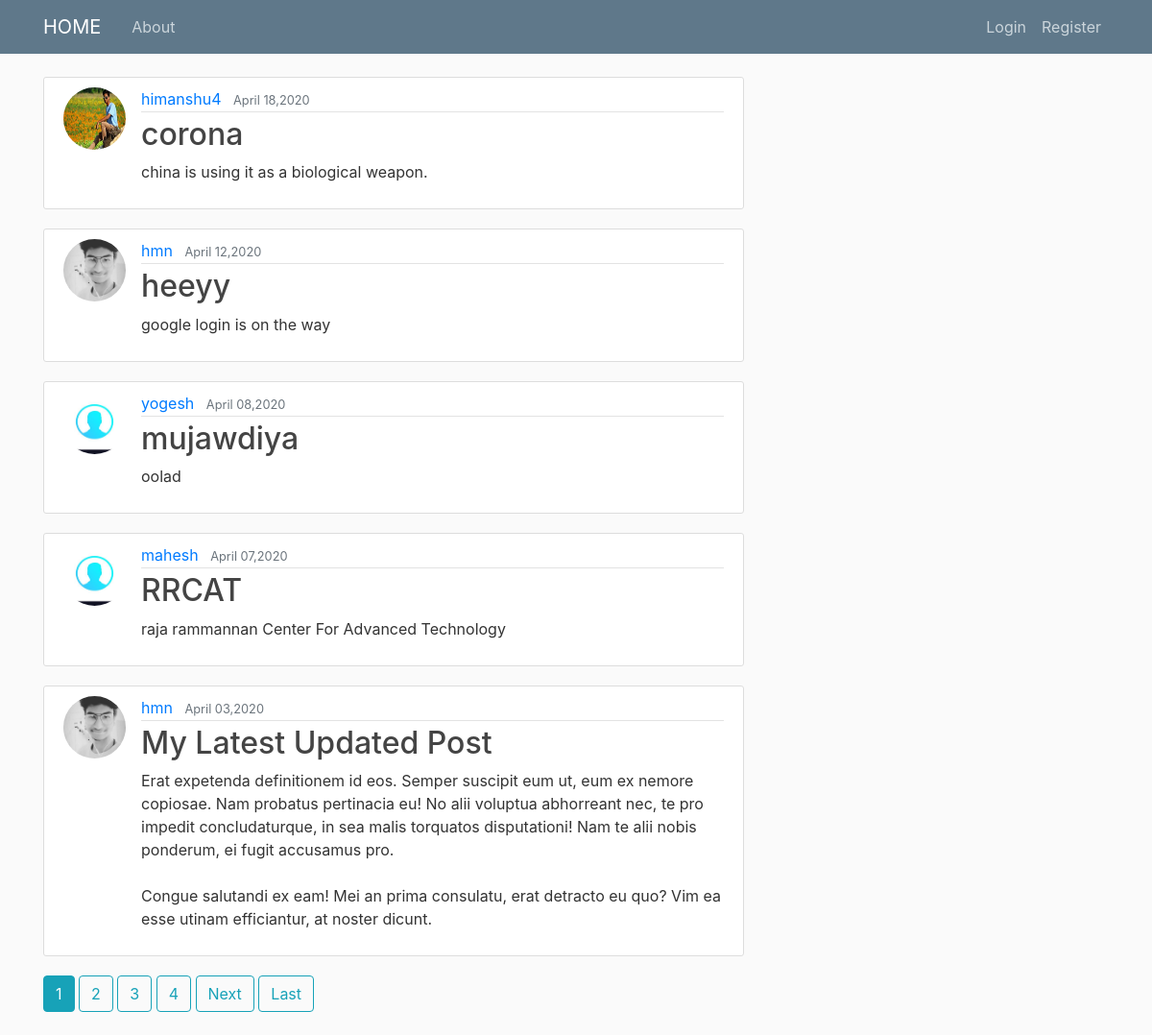
The page / on the database its author committed.
### blog/models.py (models this page shows, shortened)
class Post(models.Model):
    title = models.CharField(max_length=100)
    content = models.TextField()
    date_posted = models.DateTimeField(default=timezone.now)
    author = models.ForeignKey(User, on_delete=models.CASCADE)

### users/models.py (models this page shows, shortened)
class Profile(models.Model):
    user = models.OneToOneField(User, on_delete=models.CASCADE)
    image = models.ImageField( upload_to='profile_pics',default='hmn.jpg')

### blog/views.py (the view)
# urls.py: path('',PostListView.as_view(), name='blog-home'),
class PostListView(ListView):
     model = Post
     template_name = 'blog/home.html' # <app>/<model>_<viewtype>.html
     context_object_name = 'posts'
     ordering = ['-date_posted']
     paginate_by = 5

### blog/templates/blog/home.html (shortened to what this page needs)
  {% extends "blog/base.html" %}
  {% block content %}
    {% for post in posts %}
          <article class="media content-section">
            <img class="rounded-circle article-img" src="{{ post.author.profile.image.url }}">
    <div class="media-body">
      <div class="article-metadata">
        <a class="mr-2" href="{% url 'user-posts' post.author.username %}">{{ post.author }}</a>
        <small class="text-muted">{{ post.date_posted|date:"F d,Y" }}</small>
      </div>
      <h2><a class="article-title" href="{% url 'post_detail' post.id %}">{{ post.title }}</a></h2>
      <p class="article-content">{{ post.content }}</p>
    </div>
  </article>
  {% endfor %}
  {% if is_paginated %}
      {% for num in page_obj.paginator.page_range %}
          {% if page_obj.number == num %}
              <a class="btn btn-info mb-4 " href="?page={{ num }}">{{ num }}</a>
          {% elif num > page_obj.number|add:'-4' and num < page_obj.number|add:'4 ' %}
              <a class="btn btn-outline-info mb-4 " href="?page={{ num }}">{{ num }}</a>
          {% endif %}
      {% endfor %}
  {% if page_obj.has_next %}
          <a class="btn btn-outline-info mb-4 " href="?page={{ page_obj.next_page_number }}">Next</a>
          <a class="btn btn-outline-info mb-4 " href="?page={{ page_obj.paginator.num_pages }}">Last</a>
  {% endif %}
  {% endif %}
  {% endblock content %}

### blog/templates/blog/base.html (shortened to what this page needs)
{% load static %}
<!DOCTYPE html>
<html>
<head>
    <link rel="stylesheet" href="https://maxcdn.bootstrapcdn.com/bootstrap/4.0.0/css/bootstrap.min.css">
    <link rel="stylesheet" type="text/css" href="/static/blog/main.css?{% now "U" %}" />
</head>
<body>
    <header class="site-header">
      <nav class="navbar navbar-expand-md navbar-dark bg-steel fixed-top">
        <div class="container">
          <a class="navbar-brand mr-4" href="{% url 'blog-home' %}">HOME</a>
          <div class="collapse navbar-collapse" id="navbarToggle">
            <div class="navbar-nav mr-auto">
              <a class="nav-item nav-link" href="{% url 'blog-about' %}">About</a>
            </div>
            <div class="navbar-nav">
              {% if user.is_authenticated %}
                <a class="nav-item nav-link" href="{% url 'post-create' %}">New Post</a>
                <a class="nav-item nav-link" href="{% url 'profile' %}">Profile</a>
                <a class="nav-item nav-link" href="{% url 'logout' %}">Logout</a>
              {% else %}
                <a class="nav-item nav-link" href="{% url 'login' %}">Login</a>
                <a class="nav-item nav-link" href="{% url 'register' %}">Register</a>
              {% endif %}
            </div>
          </div>
        </div>
      </nav>
    </header>
    <main role="main" class="container">
      <div class="row">
        <div class="col-md-8">
          {% block content %}{% endblock %}
        </div>
      </div>
    </main>
</body>
</html>

### blog/static/blog/main.css (style rules this page uses)
body { background: #fafafa; color: #333333; margin-top: 5rem; }
h1, h2, h3, h4, h5, h6 { color: #444444; }
.bg-steel { background-color: #5f788a; }
.site-header .navbar-nav .nav-link { color: #cbd5db; }
.content-section { background: #ffffff; padding: 10px 20px; border: 1px solid #dddddd; border-radius: 3px; margin-bottom: 20px; }
.article-title { color: #444444; }
.article-content { white-space: pre-line; }
.article-img { height: 65px; width: 65px; margin-right: 16px; }
.article-metadata { padding-bottom: 1px; margin-bottom: 4px; border-bottom: 1px solid #e3e3e3 }

### rows shown on the page
Post: author.profile.image (picture), author "himanshu4", date_posted "April 18,2020", title "corona", content "china is using it as a biological weapon."
Post: author.profile.image (picture), author "hmn", date_posted "April 12,2020", title "heeyy", content "google login is on the way"
Post: author.profile.image (placeholder picture), author "yogesh", date_posted "April 08,2020", title "mujawdiya", content "oolad"
Post: author.profile.image (placeholder picture), author "mahesh", date_posted "April 07,2020", title "RRCAT", content "raja rammannan Center For Advanced Technology"
Post: author.profile.image (picture), author "hmn", date_posted "April 03,2020", title "My Latest Updated Post", content "Erat expetenda definitionem id eos. Semper suscipit eum ut, eum ex nemore copiosae. Nam probatus pertinacia eu! No alii voluptua abhorreant nec, te pro impedit concludaturque, in sea malis torquatos disputationi! Nam te alii nobis ponderum, ei fugit accusamus pro. Congue salutandi ex eam! Mei an prima consulatu, erat detracto eu quo? Vim ea esse utinam efficiantur, at noster dicunt."

### other values the page prints
{{ num }} "1"
{{ num }} "2" "3" "4"
